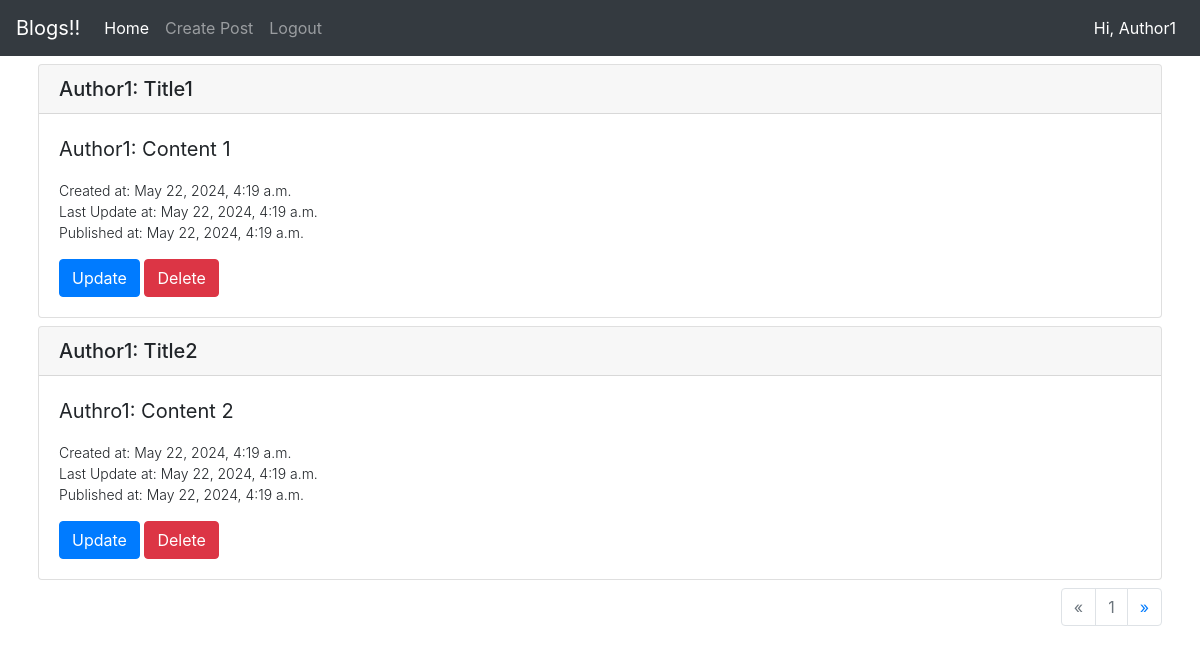
The page /home (signed in) on the database its author committed.
### post/models.py (models this page shows, shortened)
class Post(models.Model):
    user = models.ForeignKey(User, on_delete=models.CASCADE)
    title = models.CharField(max_length=256)
    content = models.TextField()
    created_at = models.DateTimeField(auto_now_add=True)
    updated_at = models.DateTimeField(auto_now=True)
    published_at = models.DateTimeField(null=True, blank=True)
    is_draft = models.BooleanField(default=True)

### post/views.py (the view)
# urls.py: path('home', PostListView.as_view(), name='home_page'),
class PostListView(LoginRequiredMixin, ListView):
    context_object_name = 'objects'
    paginator_class = Paginator
    paginate_by = 2
    template_name = 'posts.html'
    def get_queryset(self):
        return Post.objects.filter(user=self.request.user).all()

### post/templates/posts.html (shortened to what this page needs)
{% extends 'base.html' %}
{% load crispy_forms_tags %}
{% block navigation %}
{% include 'nav.html' %}
{% endblock %}
{% block body %}
{% for post in objects %}
    <div class="card mb-2">
        <h5 class="card-header">{{post.title}}</h5>
        <div class="card-body">
            <blockquote class="blockquote mb-0">
                <p class="card-text">{{post.content}}</p>
                <p class="font-weight-light" style="font-size:14px">
                    Created at: {{post.created_at}}<br>
                    Last Update at: {{post.updated_at}}<br>
                    Published at: {% if not post.is_draft %}{{post.published_at}}{% endif %}
                </p>
            </blockquote>
            <a href="{% url 'post:post_update' id=post.id %}" class="btn btn-primary">Update</a>
            <a href="{% url 'post:post_delete' id=post.id %}" class="btn btn-danger">Delete</a>
        </div>
    </div>
{% endfor %}
<nav aria-label="...">
  <ul class="pagination justify-content-end">
    <li class="page-item {% if not page_obj.has_previous %}disabled{% endif %}">
      <a class="page-link" href="{% if page_obj.has_previous %}{% url 'post:home_page' %}?page={{page_obj.previous_page_number}}{% endif %}" aria-label="Previous">
        <span aria-hidden="true">&laquo;</span>
      </a>
    </li>
    <li class="page-item disabled">
      <a class="page-link" href="">{{page_obj.number}} <span class="sr-only">(current)</span></a>
    </li>
    <li class="page-item {% if not page_obj.has_next %}disabled{% endif %}">
      <a class="page-link" href="{% if page_obj.has_next %}{% url 'post:home_page' %}?page={{page_obj.next_page_number}}{% endif %}" aria-label="Next">
        <span aria-hidden="true">&raquo;</span>
      </a>
    </li>
  </ul>
</nav>
{% endblock %}

### templates/nav.html (shortened to what this page needs)
<nav class="navbar navbar-expand-lg navbar-dark bg-dark">
  <a class="navbar-brand" href="">Blogs!!</a>
  <div class="collapse navbar-collapse" id="navbarTogglerDemo02">
    <ul class="navbar-nav mr-auto mt-2 mt-lg-0">
      <li id="home_page_nav" class="nav-item active">
        <a class="nav-link" href="{% url 'post:home_page' %}">Home <span class="sr-only">(current)</span></a>
      </li>
      <li id="create_post_page_nav" class="nav-item">
        <a class="nav-link" href="{% url 'post:post_create' %}">Create Post</a>
      </li>
      <li class="nav-item">
        <a class="nav-link" href="{% url 'account:logout' %}">Logout</a>
      </li>
    </ul>
    <form class="form-inline my-2 my-lg-0">
      <ul class="navbar-nav mr-auto mt-2 mt-lg-0">
        <li class="nav-item active">
          <a class="nav-link">Hi, {{request.user.username|title}}</a>
        </li>
      </ul>
    </form>
  </div>
</nav>

### rows shown on the page
Post: title "Author1: Title1", content "Author1: Content 1", created_at "May 22, 2024, 4:19 a.m.", updated_at "May 22, 2024, 4:19 a.m.", published_at "May 22, 2024, 4:19 a.m."
Post: title "Author1: Title2", content "Authro1: Content 2", created_at "May 22, 2024, 4:19 a.m.", updated_at "May 22, 2024, 4:19 a.m.", published_at "May 22, 2024, 4:19 a.m."

### other values the page prints
{{ request.user.username|title }} "Author1"
{{ page_obj.number }} "1"
